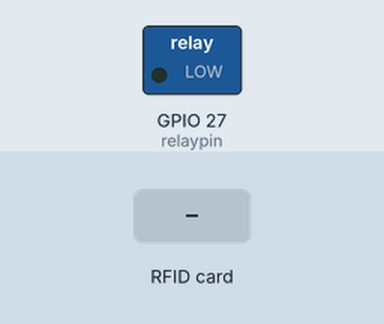
Simulated run of this sketch. Board: ESP32. Parts: switched loads named in the sketch (green lamp = pin HIGH). The inputs (shaded band) are chosen by the test bench. WiFi joins after 1.5 s; servers stay silent unless stated; uploads are accepted with an empty reply; what the sketch prints to the serial monitor is not drawn.

Above: at 3.2 s.
3.3 s: RFID card D3 81 E1 11 held to the reader
At 3.7 s:
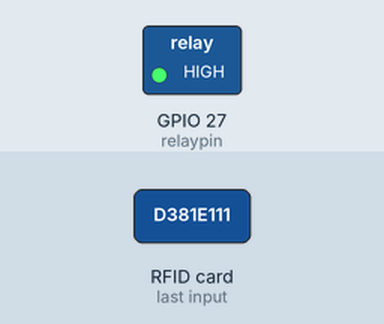
4.8 s: RFID card 73 0C 5D FA held to the reader
At 5.8 s:
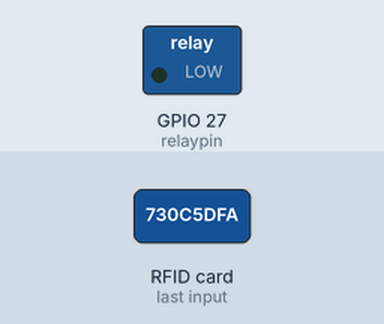
Timing chart, 0 to 7.8 s (numbered marks = the images above; inputs shaded):
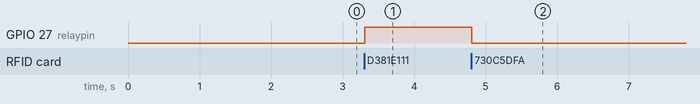

Measured:
- after the input at 3.3 s, GPIO 27 (relaypin): LOW → HIGH at once
- after the input at 4.8 s, GPIO 27 (relaypin): HIGH → LOW at once

The sketch:

RFID_Relay.ino
```cpp
#include <WiFi.h>
#include <HTTPClient.h>
#include <MFRC522.h>
#include <Wire.h>
#include <Stepper.h>
#include <Wire.h>
#include <SPI.h>
#include <MFRC522.h>
int stateBit = 0;
const int relaypin = 27;
const int ledpin2 = 26;
const char *ssid = "skilancer10";
const char *pass = "solarpolar10";
// const char *ssid = "Galaxy A10s7521";
// const char *pass = "mwvs8748";
// String GOOGLE_SCRIPT_ID = "AKfycbxeT-VzORpk0Ag0kddToXruB5a3VrR8E4CHC_saXcPy7rW1tDCFAa4spK_VCLWex10J";
String GOOGLE_SCRIPT_ID ="AKfycby7oec9HQ_P5JbxQrwVQZiECb6R1WXdotgb8qxWtZqLIUGAPLbgeaXk_ZurlgXXPhJM";
const int stepsPerRevolution = 4098;
#define IN1 4
#define IN2 2
#define IN3 15
#define IN4 13
#define SS_PIN 21
#define RST_PIN 22
const int sendInterval = 50;
WiFiClientSecure client;
void write_google_sheet(String params);
MFRC522 mfrc522(SS_PIN, RST_PIN);
const String authorizedUIDs[] = { "D3 81 E1 11", "73 0C 5D FA" };

void setup() {
  pinMode(relaypin, OUTPUT);
  // myStepper.setSpeed(4);
  Serial.begin(115200);
  delay(500);
  Serial.print("Connecting to Wi-Fi");
  WiFi.begin(ssid, pass);

  while (WiFi.status() != WL_CONNECTED) {
    delay(500);
    Serial.println(".");
    Serial.println("Connecting...");
  }


  Serial.println("WiFi connected");
  SPI.begin();
  mfrc522.PCD_Init();
}


void loop() {
  // Look for new cards
  if (!mfrc522.PICC_IsNewCardPresent()) {
    return;
  }
  // Select one of the cards
  if (!mfrc522.PICC_ReadCardSerial()) {
    return;
  }
  // Show UID on serial monitor
  Serial.print("UID tag :");
  String content = "";
  for (byte i = 0; i < mfrc522.uid.size; i++) {
    Serial.print(mfrc522.uid.uidByte[i] < 0x10 ? " 0" : " ");
    Serial.print(mfrc522.uid.uidByte[i], HEX);
    content.concat(String(mfrc522.uid.uidByte[i] < 0x10 ? " 0" : " "));
    content.concat(String(mfrc522.uid.uidByte[i], HEX));
    mfrc522.PICC_HaltA();
    mfrc522.PCD_StopCrypto1();
  }
  Serial.println();

  content.toUpperCase();

  bool isAuthorized = false;
  for (const String &uid : authorizedUIDs) {
    if (content.substring(1) == uid) {
      isAuthorized = true;
      break;
    }
  }


  if (isAuthorized && stateBit == 0) {
    digitalWrite(relaypin, HIGH);
    delay(10);
    stateBit = 1;
    Serial.println("Authorized access");
    write_google_sheet("value1=" + String("IgnitionON") + "&value2=" + String("Authorizedaccess")+ "&value3="+String("Latitude")+ "&value4="+String("Longitude"));
    delay(10);

  } else if (isAuthorized && stateBit == 1) {
    digitalWrite(relaypin, LOW);
    delay(10);
    stateBit = 0;
    Serial.println("Authorized access");
    // write_google_sheet("value1=" + String("IgnitionOFF") + "&value2=" + String("Authorizedaccess"));
    // write_google_sheet("value1=" + String("IgnitionON") + "&value2=" + String("Authorizedaccess")+ "&vlaue3="+String("Latitude")+ "&value4="+String("Longitude"));
    delay(10);

  } else {
    Serial.println("Access Denied");
    // write_google_sheet("value1=" + String("IgnitionOFF") + "&value2=" + String("AccessDenied"));
    delay(1000);
  }
  Serial.println();
}
void write_google_sheet(String params) {
  HTTPClient http;
  String url = "https://script.google.com/macros/s/" + GOOGLE_SCRIPT_ID + "/exec?" + params;
  Serial.println(url);
  http.begin(url.c_str());
  http.setFollowRedirects(HTTPC_STRICT_FOLLOW_REDIRECTS);
  int httpCode = http.GET();
  Serial.print("HTTP Status Code: ");
  Serial.println(httpCode);

  String payload;
  if (httpCode > 0) {
    payload = http.getString();
    Serial.println("Payload: " + payload);
  }
  http.end();
}
```
